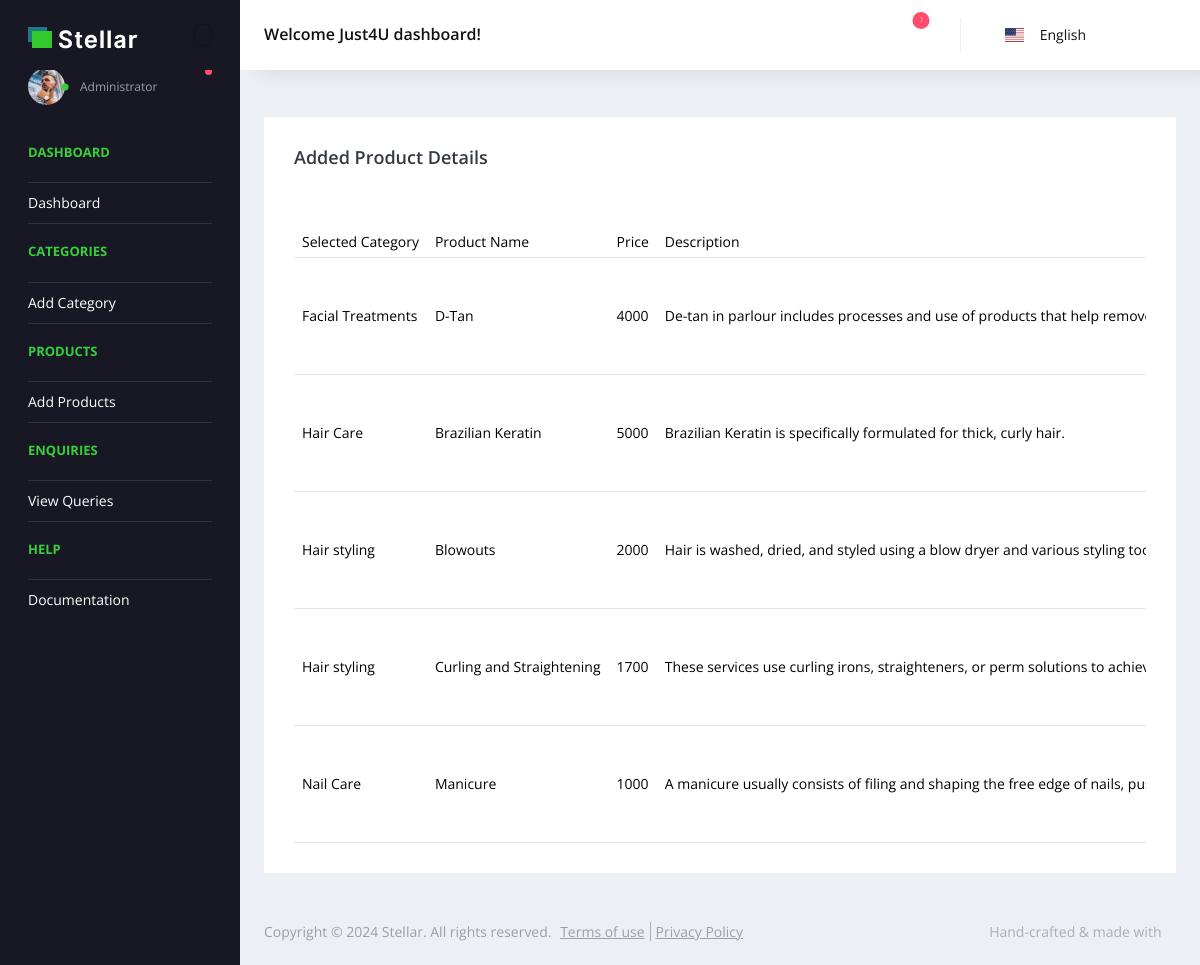
Screenshot of /Backend/display_Product/ with the database file from the repository.
### Backend/models.py (models this page shows)
class ProductDB(models.Model):
    Select_Category = models.CharField(max_length=100,null=True,blank=True)
    Product_Name = models.CharField(max_length=100,null=True,blank=True)
    Price = models.IntegerField(max_length=100,null=True,blank=True)
    Description = models.CharField(max_length=100, null=True, blank=True)
    Product_Image = models.ImageField(upload_to="Product_Images", null=True, blank=True)

### Backend/views.py (the view)
# urls.py: path('display_Product/',views.display_Product, name="display_Product"),
def display_Product(request):
    prod = ProductDB.objects.all()
    return render(request,"Display_Products.html",{'prod':prod})

### Backend/templates/Display_Products.html (shortened to what this page needs)
<!DOCTYPE html>
{% extends 'index.html' %}
{% block content %}
<html lang="en">
<head>
</head>
<body>
<div class="col-lg-12 grid-margin stretch-card">
              <div class="card">
                <div class="card-body">
                  <h4 class="card-title">Added Product Details</h4>
                  <p class="card-description">
                     <code></code>
                  </p>
                  <div class="table-responsive">
                    <table class="table table-hover">
                      <thead>
                        <tr>
                          <th>Selected Category</th>
                          <th>Product Name</th>
                          <th>Price</th>
                          <th>Description</th>
                        </tr>
                      </thead>
                        {% for i in prod %}
                      <tbody>
                        <tr>
                          <td>{{i.Select_Category}}</td>
                          <td>{{i.Product_Name}}</td>
                          <td>{{i.Price }}</td>
                          <td>{{i.Description}}</td>
                        </tr>
                        {% empty end prod %}
                      </tbody>
                    </table>
                  </div>
                </div>
              </div>
            </div>
</html>
{% endblock %}

### Backend/templates/index.html (shortened to what this page needs)
<!DOCTYPE html>
{% load static %}
<html lang="en">
  <head>
    <link rel="stylesheet" href="{% static 'assets/vendors/simple-line-icons/css/simple-line-icons.css' %}">
    <link rel="stylesheet" href="{% static 'assets/vendors/flag-icon-css/css/flag-icons.min.css' %}">
    <link rel="stylesheet" href="{% static 'assets/vendors/css/vendor.bundle.base.css' %}">
    <link rel="stylesheet" href="{% static 'assets/vendors/font-awesome/css/font-awesome.min.css' %}" />
    <link rel="stylesheet" href="{% static 'assets/vendors/bootstrap-datepicker/bootstrap-datepicker.min.css' %}">
    <link rel="stylesheet" href="{% static 'assets/vendors/jvectormap/jquery-jvectormap.css' %}">
    <link rel="stylesheet" href="{% static 'assets/vendors/daterangepicker/daterangepicker.css' %}">
    <link rel="stylesheet" href="{% static 'assets/vendors/chartist/chartist.min.css' %}">
    <link rel="stylesheet" href="{% static 'assets/css/vertical-light-layout/style.css' %}">
  </head>
  <body>
      <nav class="navbar default-layout-navbar col-lg-12 col-12 p-0 fixed-top d-flex flex-row">
        <div class="text-center navbar-brand-wrapper d-flex align-items-center justify-content-center">
          <a class="navbar-brand brand-logo" href="index.html">
            <img src="{% static 'assets/images/logo.svg' %}" alt="logo" class="logo-dark" />
          </a>
          <button class="navbar-toggler navbar-toggler align-self-center" type="button" data-toggle="minimize">
            <span class="icon-menu"></span>
          </button>
        </div>
        <div class="navbar-menu-wrapper d-flex align-items-center">
          <h5 class="mb-0 font-weight-medium d-none d-lg-flex">Welcome Just4U dashboard!</h5>
          <ul class="navbar-nav navbar-nav-right">
            <form class="search-form d-none d-md-block" action="#">
              <i class="icon-magnifier"></i>
              <input type="search" class="form-control" placeholder="Search Here" title="Search here">
            </form>
            <li class="nav-item"><a href="#" class="nav-link"><i class="icon-basket-loaded"></i></a></li>
            <li class="nav-item"><a href="#" class="nav-link"><i class="icon-chart"></i></a></li>
            <li class="nav-item dropdown">
              <a class="nav-link count-indicator message-dropdown" id="messageDropdown" href="#" data-bs-toggle="dropdown" aria-expanded="false">
                <i class="icon-speech"></i>
                <span class="count">7</span>
              </a>
            </li>
            <li class="nav-item dropdown language-dropdown d-none d-sm-flex align-items-center">
              <a class="nav-link d-flex align-items-center dropdown-toggle" id="LanguageDropdown" href="#" data-bs-toggle="dropdown" aria-expanded="false">
                <div class="d-inline-flex">
                  <i class="flag-icon flag-icon-us"></i>
                </div>
                <span class="profile-text font-weight-normal">English</span>
              </a>
            </li>
            <li class="nav-item dropdown d-none d-xl-inline-flex user-dropdown">
              <a class="nav-link dropdown-toggle" id="UserDropdown" href="#" data-bs-toggle="dropdown" aria-expanded="false">
            </li>
          </ul>
        </div>
      </nav>
      <div class="container-fluid page-body-wrapper">
        <nav class="sidebar sidebar-offcanvas" id="sidebar">
          <ul class="nav">
            <li class="nav-item nav-profile">
              <a href="#" class="nav-link">
                <div class="profile-image">
                  <img class="img-xs rounded-circle" src="{% static 'assets/images/faces/face8.jpg' %}" alt="profile image">
                  <div class="dot-indicator bg-success"></div>
                </div>
                <div class="text-wrapper">
                  <p class="designation">Administrator</p>
                </div>
                <div class="icon-container">
                  <i class="icon-bubbles"></i>
                  <div class="dot-indicator bg-danger"></div>
                </div>
              </a>
            </li>
            <li class="nav-item nav-category">
              <span class="nav-link">Dashboard</span>
            </li>
            <li class="nav-item">
              <a class="nav-link" href="{% url 'index_page' %}">
                <span class="menu-title">Dashboard</span>
                <i class="icon-screen-desktop menu-icon"></i>
              </a>
            </li>
            <li class="nav-item nav-category"><span class="nav-link">Categories</span></li>
            <li class="nav-item">
              <a class="nav-link" data-bs-toggle="collapse" href="#ui-basic" aria-expanded="false" aria-controls="ui-basic">
                <span class="menu-title">Add Category</span>
                <i class="icon-layers menu-icon" ></i>
              </a>
            </li>
            <li class="nav-item nav-category"><span class="nav-link">Products</span></li>
            <li class="nav-item">
              <a class="nav-link" data-bs-toggle="collapse" href="#auth" aria-expanded="false" aria-controls="auth">
                <span class="menu-title">Add Products</span>
                <i class="icon-disc menu-icon"></i>
              </a>
            </li>
            <li class="nav-item nav-category"><span class="nav-link">Enquiries</span></li>
            <li class="nav-item">
              <a class="nav-link" data-bs-toggle="collapse" href="#auth" aria-expanded="false" aria-controls="auth">
                <span class="menu-title">View Queries</span>
                <i class="icon-disc menu-icon"></i>
              </a>
            </li>
            <li class="nav-item nav-category"><span class="nav-link">Help</span></li>
            <li class="nav-item">
              <a class="nav-link" href="../../docs/documentation.html" target="_blank">
                <span class="menu-title">Documentation</span>
                <i class="icon-folder-alt menu-icon"></i>
              </a>
            </li>
          </ul>
        </nav>
        <div class="main-panel">
          <div class="content-wrapper">
            <div class="row">
            </div>
            {% block content %}{% endblock %}
          </div>
          <footer class="footer">
            <div class="d-sm-flex justify-content-center justify-content-sm-between">
              <span class="text-muted text-center text-sm-left d-block d-sm-inline-block">Copyright © 2024 Stellar. All rights reserved. <a href="#"> Terms of use</a><a href="#">Privacy Policy</a></span>
              <span class="float-none float-sm-right d-block mt-1 mt-sm-0 text-center">Hand-crafted & made with <i class="icon-heart text-danger"></i></span>
            </div>
          </footer>
        </div>
      </div>
  </body>
</html>

### rows the page displays
ProductDB: Select_Category "Facial Treatments", Product_Name "D-Tan", Price "4000", Description "De-tan in parlour includes processes and use of products that help…"
ProductDB: Select_Category "Hair Care", Product_Name "Brazilian Keratin", Price "5000", Description "Brazilian Keratin is specifically formulated for thick, curly hair."
ProductDB: Select_Category "Hair styling", Product_Name "Blowouts", Price "2000", Description "Hair is washed, dried, and styled using a blow dryer and various styling…"
ProductDB: Select_Category "Hair styling", Product_Name "Curling and Straightening", Price "1700", Description "These services use curling irons, straighteners, or perm solutions to…"
ProductDB: Select_Category "Nail Care", Product_Name "Manicure", Price "1000", Description "A manicure usually consists of filing and shaping the free edge of nails,…"
